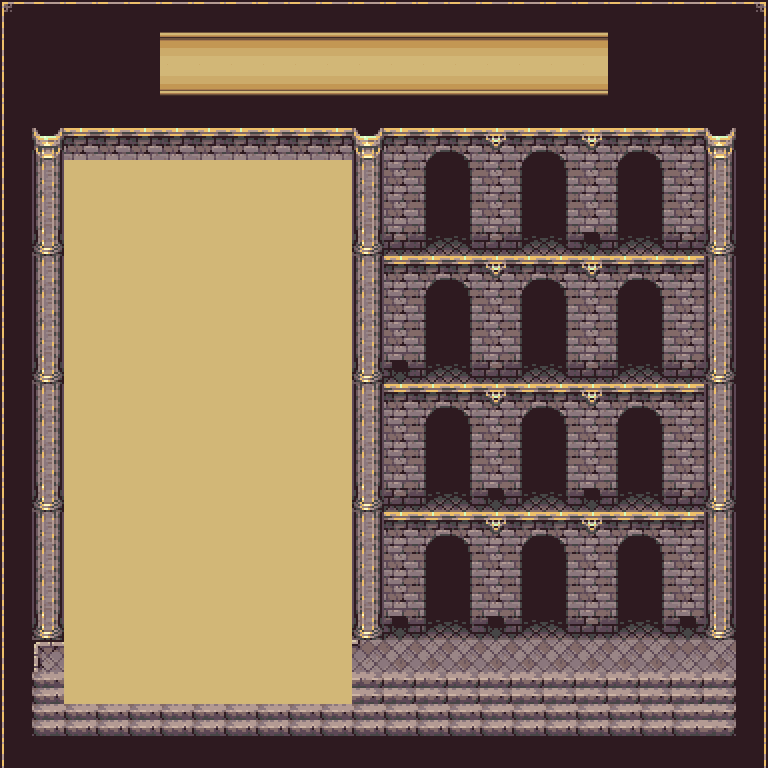

This is a level from a 2D game, rendered from its Tiled map with the project's own tilesets. A one-line summary and the map file follow, with tile-layer data summarised:
An orthogonal 24x24 tile map with 32x32 px tiles, 1 tile layer (Ground), 1 hidden layer not drawn, 5 tilesets.

<map version="1.0" orientation="orthogonal" width="24" height="24" tilewidth="32" tileheight="32">
 <properties>
  <property name="name" value="gladiatorpit" />
 </properties>
 <tileset firstgid="1" name="rpc_indoor_tileset" tilewidth="32" tileheight="32">
  <image source="rpc_indoor_tileset.png" width="352" height="447" />
 </tileset>
 <tileset firstgid="144" name="inventory" tilewidth="32" tileheight="32">
  <image source="inventory.png" width="192" height="192" />
 </tileset>
 <tileset firstgid="180" name="gas-valhalla" tilewidth="32" tileheight="32" spacing="2">
  <image source="gas-valhalla.png" width="546" height="378" />
 </tileset>
 <tileset firstgid="356" name="scrollsandblocks" tilewidth="32" tileheight="32">
  <image source="scrollsandblocks.png" width="544" height="320" />
 </tileset>
 <tileset firstgid="526" name="items_small" tilewidth="32" tileheight="32">
  <image source="items_small.png" width="96" height="320" />
 </tileset>
 <layer name="Ground" width="24" height="24">
  <data>[576 cells, 576 non-empty, 32 distinct tile ids]</data>
 </layer>
 <layer name="Overlay" width="24" height="24" visible="0">
  <data>[576 cells, 81 non-empty, 25 distinct tile ids]</data>
 </layer>
</map>
